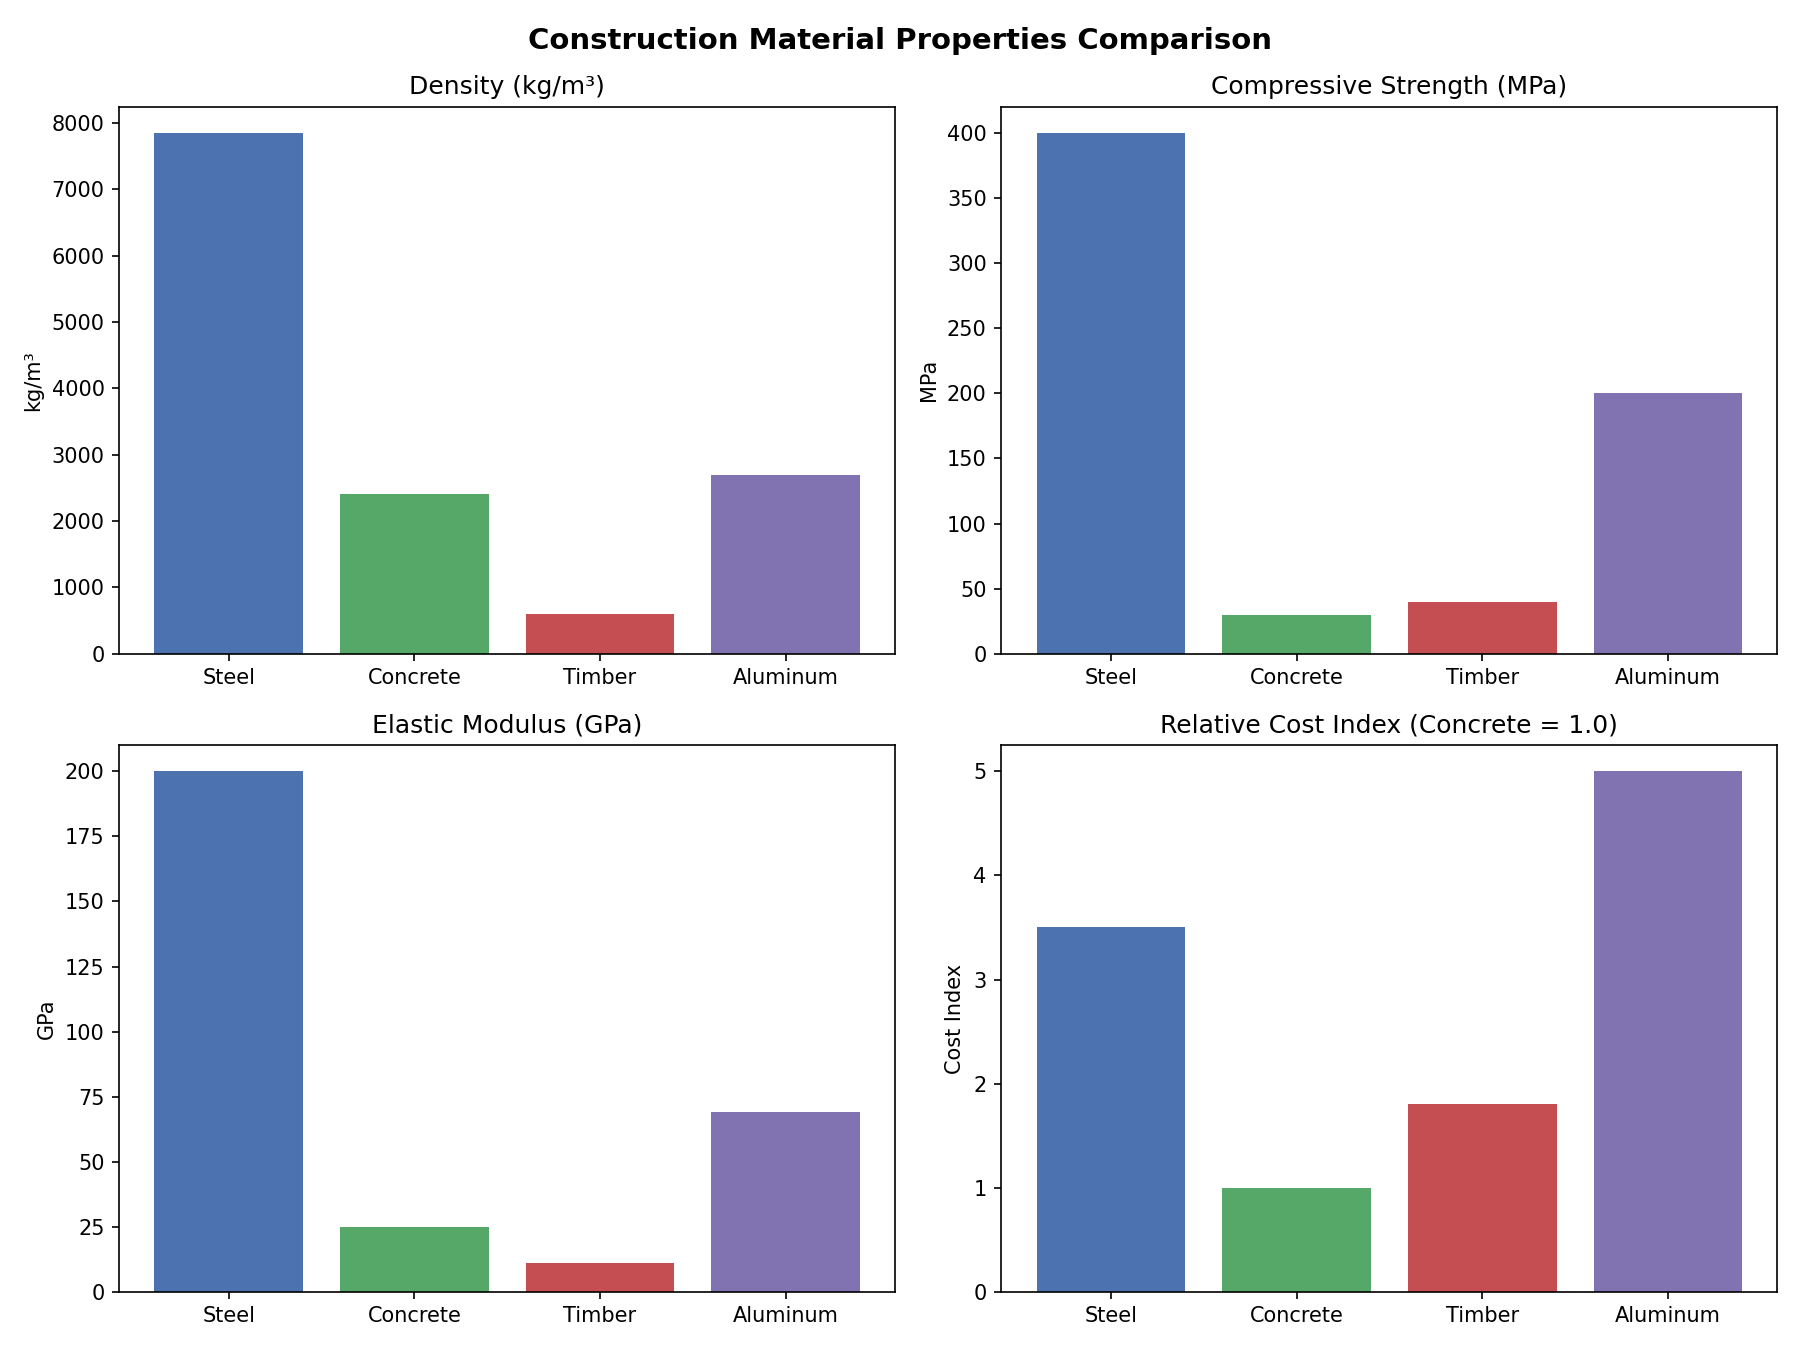

Python code for this plot:
"""
Day 10 (Week 2, Day 3): Construction Material Properties Comparison
--------------------------------------------------
Goal: Visually compare key engineering properties of common
construction materials (Steel, Concrete, Timber, Aluminum) to build
intuition for material selection decisions.
"""

import numpy as np
import matplotlib.pyplot as plt

# -----------------------------
# 1. Material properties data (typical/representative values)
# -----------------------------
materials = ["Steel", "Concrete", "Timber", "Aluminum"]

density = [7850, 2400, 600, 2700]                  # kg/m3
compressive_strength = [400, 30, 40, 200]          # MPa (approx, for comparison)
elastic_modulus = [200, 25, 11, 69]                # GPa
approx_cost_index = [3.5, 1.0, 1.8, 5.0]           # relative cost index (concrete = 1.0)

# -----------------------------
# 2. Create a 2x2 subplot comparison dashboard
# -----------------------------
fig, axes = plt.subplots(2, 2, figsize=(12, 9))
colors = ['#4C72B0', '#55A868', '#C44E52', '#8172B2']

# Density
axes[0, 0].bar(materials, density, color=colors)
axes[0, 0].set_title('Density (kg/m³)')
axes[0, 0].set_ylabel('kg/m³')

# Compressive Strength
axes[0, 1].bar(materials, compressive_strength, color=colors)
axes[0, 1].set_title('Compressive Strength (MPa)')
axes[0, 1].set_ylabel('MPa')

# Elastic Modulus
axes[1, 0].bar(materials, elastic_modulus, color=colors)
axes[1, 0].set_title('Elastic Modulus (GPa)')
axes[1, 0].set_ylabel('GPa')

# Relative Cost Index
axes[1, 1].bar(materials, approx_cost_index, color=colors)
axes[1, 1].set_title('Relative Cost Index (Concrete = 1.0)')
axes[1, 1].set_ylabel('Cost Index')

plt.suptitle('Construction Material Properties Comparison', fontsize=14, fontweight='bold')
plt.tight_layout()
plt.savefig('material_comparison.png', dpi=150)
plt.show()

print("Chart saved as material_comparison.png\n")

# -----------------------------
# 3. Strength-to-weight ratio (useful engineering insight)
# -----------------------------
print("Strength-to-Weight Ratio (Compressive Strength / Density):")
for m, s, d in zip(materials, compressive_strength, density):
    ratio = s / d * 1000  # scaled for readability
    print(f"  {m}: {ratio:.3f} (MPa per 1000 kg/m3)")

best_ratio_material = materials[np.argmax([s/d for s, d in zip(compressive_strength, density)])]
print(f"\nBest strength-to-weight ratio: {best_ratio_material}")
